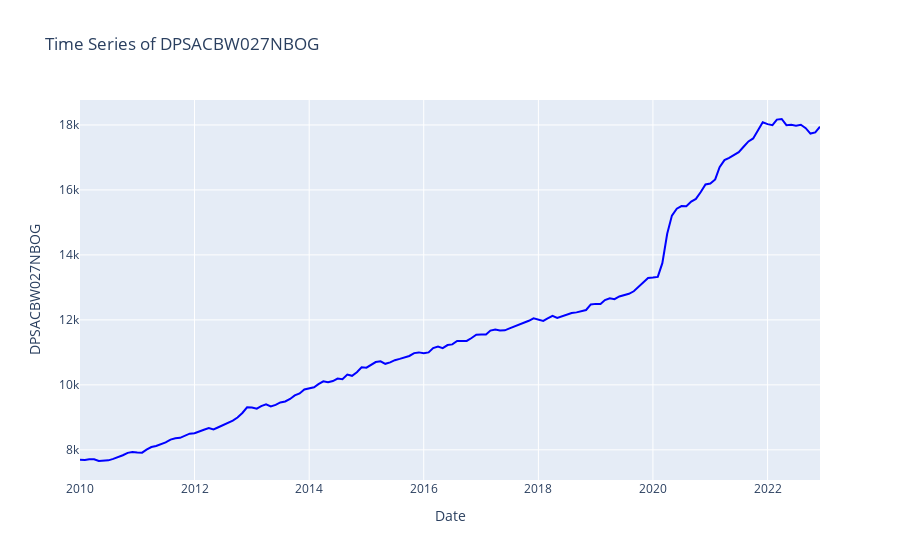
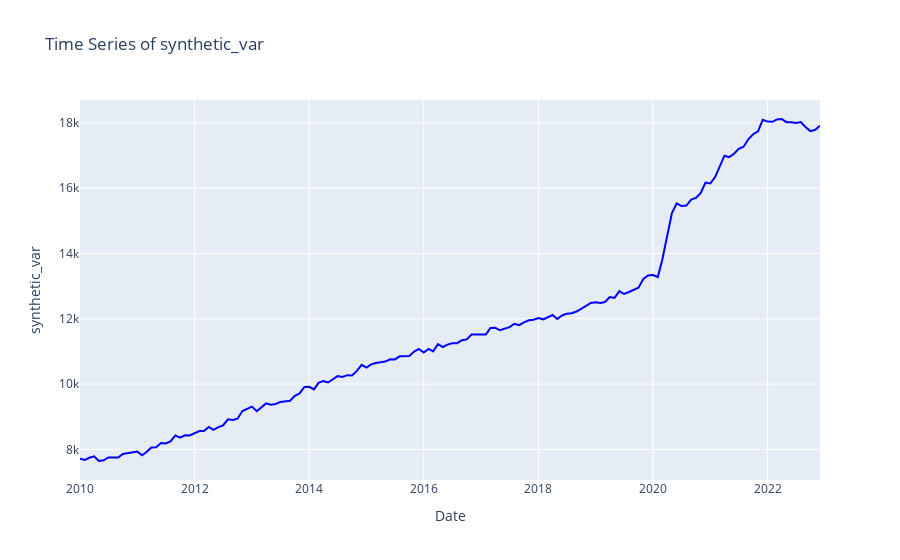
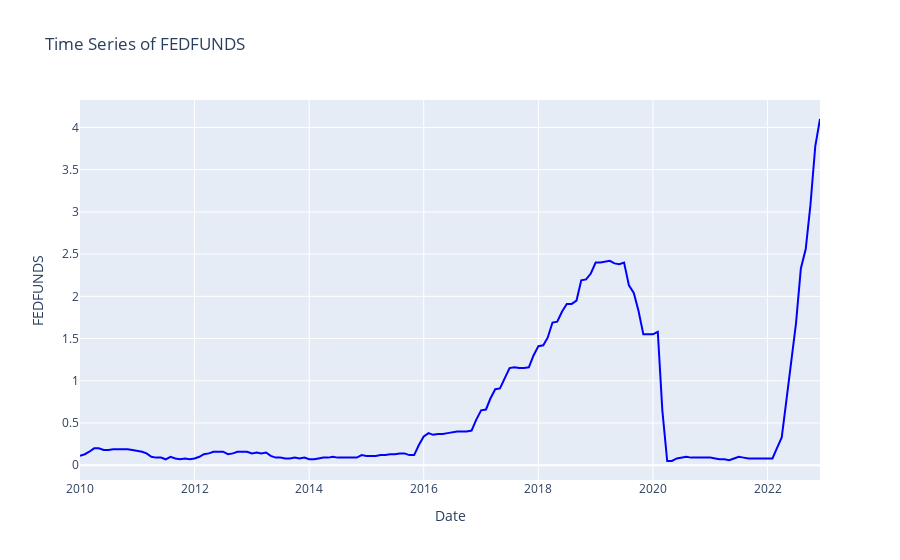

Here is the notebook cell these charts were saved with, in order:
### Code cell
variables = selected_variables

# Create a figure for each independent variable
for variable in variables:
    create_variable_figure(df, variable)

### Figure 1 — Plotly figure (JSON) as saved in the notebook; plotly's stock layout.template omitted (floating-point values rounded to 4 significant figures; data arrays with more than 128 entries replaced by an {"elided": "..."} marker saying what was removed)
{"data": [{"line": {"color": "blue"}, "mode": "lines", "name": "DPSACBW027NBOG", "type": "scatter", "x": {"elided": "156 str values"}, "y": {"elided": "156 float values"}}], "layout": {"legend": {"title": {"text": "Legend"}}, "title": {"text": "Time Series of DPSACBW027NBOG"}, "xaxis": {"title": {"text": "Date"}}, "yaxis": {"title": {"text": "DPSACBW027NBOG"}}}}

### Figure 2 — Plotly figure (JSON) as saved in the notebook; plotly's stock layout.template omitted (floating-point values rounded to 4 significant figures; data arrays with more than 128 entries replaced by an {"elided": "..."} marker saying what was removed)
{"data": [{"line": {"color": "blue"}, "mode": "lines", "name": "synthetic_var", "type": "scatter", "x": {"elided": "156 str values"}, "y": {"elided": "156 float values"}}], "layout": {"legend": {"title": {"text": "Legend"}}, "title": {"text": "Time Series of synthetic_var"}, "xaxis": {"title": {"text": "Date"}}, "yaxis": {"title": {"text": "synthetic_var"}}}}

### Figure 3 — Plotly figure (JSON) as saved in the notebook; plotly's stock layout.template omitted (floating-point values rounded to 4 significant figures; data arrays with more than 128 entries replaced by an {"elided": "..."} marker saying what was removed)
{"data": [{"line": {"color": "blue"}, "mode": "lines", "name": "FEDFUNDS", "type": "scatter", "x": {"elided": "156 str values"}, "y": {"elided": "156 float values"}}], "layout": {"legend": {"title": {"text": "Legend"}}, "title": {"text": "Time Series of FEDFUNDS"}, "xaxis": {"title": {"text": "Date"}}, "yaxis": {"title": {"text": "FEDFUNDS"}}}}
